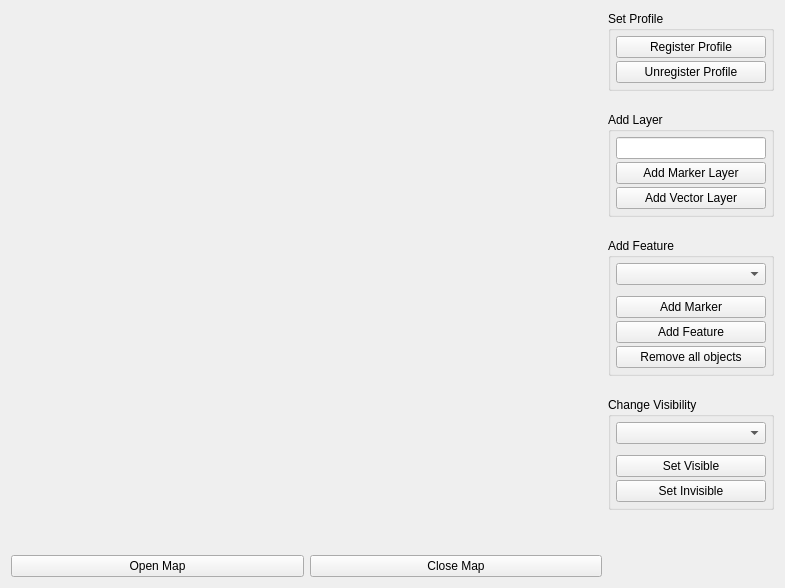
<?xml version="1.0" encoding="UTF-8"?>
<ui version="4.0">
 <class>UserLayersWindow</class>
 <widget class="QWidget" name="UserLayersWindow">
  <property name="geometry">
   <rect>
    <x>0</x>
    <y>0</y>
    <width>785</width>
    <height>588</height>
   </rect>
  </property>
  <property name="windowTitle">
   <string>UserLayersWindow</string>
  </property>
  <layout class="QHBoxLayout" name="horizontalLayout_2" stretch="1,0">
   <item>
    <layout class="QVBoxLayout" name="verticalLayout" stretch="1,0">
     <item>
      <widget class="PwGisWidget" name="pwgiswidget" native="true"/>
     </item>
     <item>
      <layout class="QHBoxLayout" name="horizontalLayout">
       <item>
        <widget class="QPushButton" name="btnOpenMap">
         <property name="text">
          <string>Open Map</string>
         </property>
        </widget>
       </item>
       <item>
        <widget class="QPushButton" name="btnCloseMap">
         <property name="text">
          <string>Close Map</string>
         </property>
        </widget>
       </item>
      </layout>
     </item>
    </layout>
   </item>
   <item>
    <layout class="QVBoxLayout" name="verticalLayout_2">
     <item>
      <widget class="QGroupBox" name="profileGroupBox">
       <property name="minimumSize">
        <size>
         <width>160</width>
         <height>0</height>
        </size>
       </property>
       <property name="title">
        <string>Set Profile</string>
       </property>
       <layout class="QGridLayout" name="gridLayout">
        <property name="margin">
         <number>5</number>
        </property>
        <property name="spacing">
         <number>3</number>
        </property>
        <item row="0" column="0">
         <widget class="QPushButton" name="btnRegisterProfile">
          <property name="text">
           <string>Register Profile</string>
          </property>
         </widget>
        </item>
        <item row="1" column="0">
         <widget class="QPushButton" name="btnUnregisterProfile">
          <property name="text">
           <string>Unregister Profile</string>
          </property>
         </widget>
        </item>
       </layout>
      </widget>
     </item>
     <item>
      <spacer name="verticalSpacer">
       <property name="orientation">
        <enum>Qt::Vertical</enum>
       </property>
       <property name="sizeType">
        <enum>QSizePolicy::Fixed</enum>
       </property>
       <property name="sizeHint" stdset="0">
        <size>
         <width>20</width>
         <height>15</height>
        </size>
       </property>
      </spacer>
     </item>
     <item>
      <widget class="QGroupBox" name="layerGroupBox">
       <property name="title">
        <string>Add Layer</string>
       </property>
       <layout class="QGridLayout" name="gridLayout_3">
        <property name="margin">
         <number>5</number>
        </property>
        <property name="spacing">
         <number>3</number>
        </property>
        <item row="0" column="0">
         <widget class="QLineEdit" name="editLayerName">
         </widget>
        </item>
        <item row="1" column="0">
         <widget class="QPushButton" name="btnAddMarkerLayer">
          <property name="text">
           <string>Add Marker Layer</string>
          </property>
         </widget>
        </item>
        <item row="2" column="0">
         <widget class="QPushButton" name="btnAddVectorLayer">
          <property name="text">
           <string>Add Vector Layer</string>
          </property>
         </widget>
        </item>
       </layout>
      </widget>
     </item>
     <item>
      <spacer name="verticalSpacer_2">
       <property name="orientation">
        <enum>Qt::Vertical</enum>
       </property>
       <property name="sizeType">
        <enum>QSizePolicy::Fixed</enum>
       </property>
       <property name="sizeHint" stdset="0">
        <size>
         <width>20</width>
         <height>15</height>
        </size>
       </property>
      </spacer>
     </item>
     <item>
      <widget class="QGroupBox" name="featureGroupBox">
       <property name="layoutDirection">
        <enum>Qt::LeftToRight</enum>
       </property>
       <property name="title">
        <string>Add Feature</string>
       </property>
       <layout class="QGridLayout" name="gridLayout_2">
        <property name="margin">
         <number>5</number>
        </property>
        <property name="spacing">
         <number>3</number>
        </property>
        <item row="2" column="0">
         <widget class="QPushButton" name="btnAddMarker">
          <property name="text">
           <string>Add Marker</string>
          </property>
         </widget>
        </item>
        <item row="3" column="0">
         <widget class="QPushButton" name="btnAddFeature">
          <property name="text">
           <string>Add Feature</string>
          </property>
         </widget>
        </item>
        <item row="0" column="0">
         <widget class="QComboBox" name="layersCB_features">
          <property name="minimumSize">
           <size>
            <width>150</width>
            <height>0</height>
           </size>
          </property>
         </widget>
        </item>
        <item row="4" column="0">
         <widget class="QPushButton" name="btnRemoveAll">
          <property name="text">
           <string>Remove all objects</string>
          </property>
         </widget>
        </item>
        <item row="1" column="0">
         <spacer name="verticalSpacer_4">
          <property name="orientation">
           <enum>Qt::Vertical</enum>
          </property>
          <property name="sizeType">
           <enum>QSizePolicy::Fixed</enum>
          </property>
          <property name="sizeHint" stdset="0">
           <size>
            <width>20</width>
            <height>8</height>
           </size>
          </property>
         </spacer>
        </item>
       </layout>
      </widget>
     </item>
     <item>
      <spacer name="verticalSpacer_5">
       <property name="orientation">
        <enum>Qt::Vertical</enum>
       </property>
       <property name="sizeType">
        <enum>QSizePolicy::Fixed</enum>
       </property>
       <property name="sizeHint" stdset="0">
        <size>
         <width>20</width>
         <height>15</height>
        </size>
       </property>
      </spacer>
     </item>
     <item>
      <widget class="QGroupBox" name="visibilityGroupBox">
       <property name="title">
        <string>Change Visibility</string>
       </property>
       <layout class="QGridLayout" name="gridLayout_4">
        <property name="margin">
         <number>5</number>
        </property>
        <property name="spacing">
         <number>3</number>
        </property>
        <item row="0" column="0">
         <widget class="QComboBox" name="layersCB_visible"/>
        </item>
        <item row="2" column="0">
         <widget class="QPushButton" name="btnSetVisible">
          <property name="text">
           <string>Set Visible</string>
          </property>
         </widget>
        </item>
        <item row="3" column="0">
         <widget class="QPushButton" name="btnSetInvisible">
          <property name="text">
           <string>Set Invisible</string>
          </property>
         </widget>
        </item>
        <item row="1" column="0">
         <spacer name="verticalSpacer_6">
          <property name="orientation">
           <enum>Qt::Vertical</enum>
          </property>
          <property name="sizeType">
           <enum>QSizePolicy::Fixed</enum>
          </property>
          <property name="sizeHint" stdset="0">
           <size>
            <width>20</width>
            <height>8</height>
           </size>
          </property>
         </spacer>
        </item>
       </layout>
      </widget>
     </item>
     <item>
      <spacer name="verticalSpacer_3">
       <property name="orientation">
        <enum>Qt::Vertical</enum>
       </property>
       <property name="sizeType">
        <enum>QSizePolicy::Expanding</enum>
       </property>
       <property name="sizeHint" stdset="0">
        <size>
         <width>20</width>
         <height>40</height>
        </size>
       </property>
      </spacer>
     </item>
    </layout>
   </item>
  </layout>
 </widget>
 <layoutdefault spacing="6" margin="11"/>
 <customwidgets>
  <customwidget>
   <class>PwGisWidget</class>
   <extends>QWidget</extends>
   <header>pwgiswidget.h</header>
   <container>1</container>
  </customwidget>
 </customwidgets>
 <resources/>
 <connections/>
</ui>
